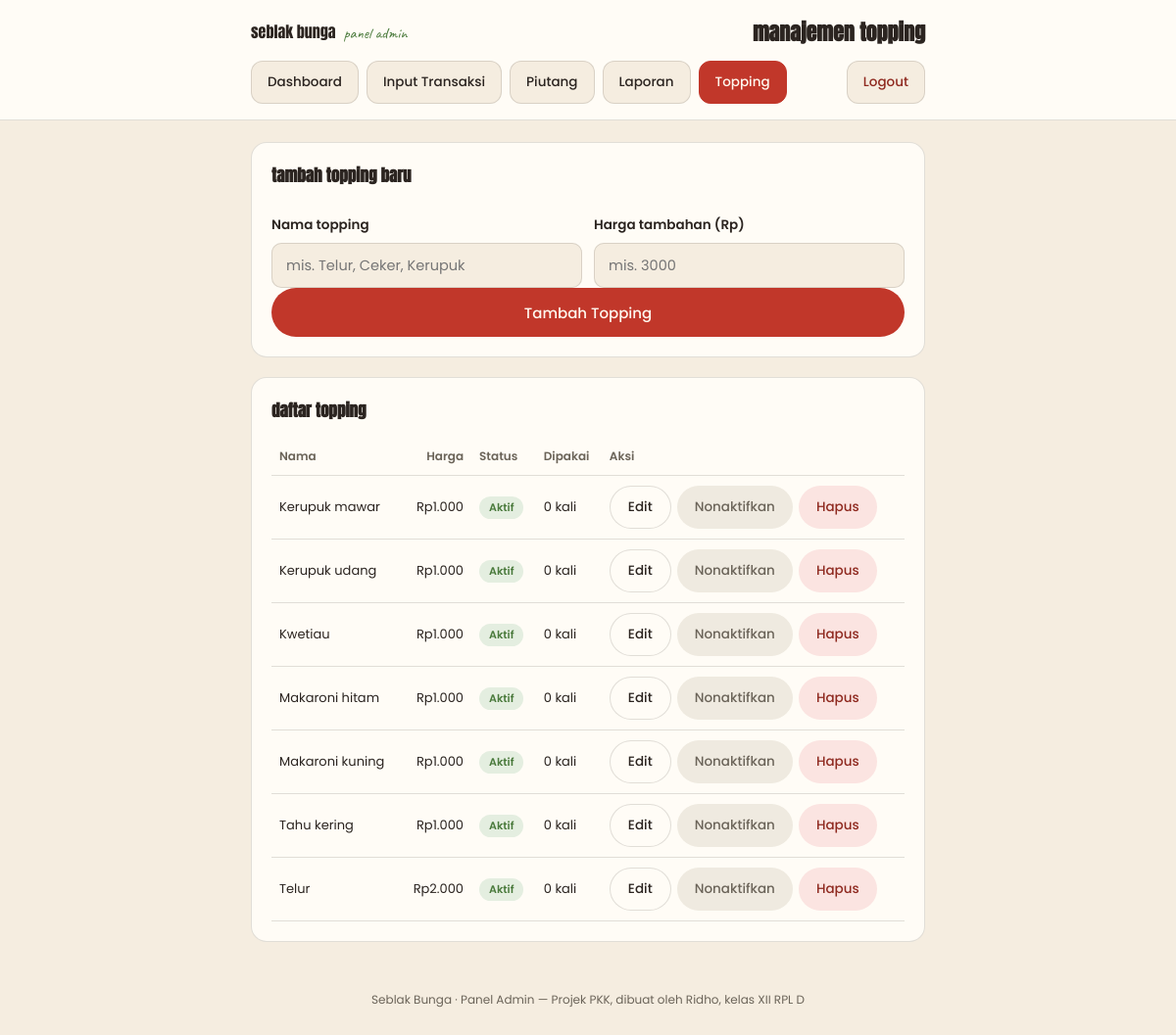
The app's page /admin/topping.php (signed in) with its own data.
### tables this page shows
CREATE TABLE `topping` (
  `id` int(11) NOT NULL AUTO_INCREMENT,
  `nama_topping` varchar(50) NOT NULL,
  `harga_tambahan` int(11) NOT NULL,
  `status_aktif` tinyint(1) NOT NULL DEFAULT 1,
  PRIMARY KEY (`id`)
);

### admin/topping.php (the view, shortened to what this page needs)
<?php
require_once '../config/database.php';
$editTopping = null;
$stmt = $pdo->query("
    SELECT tp.id, tp.nama_topping, tp.harga_tambahan, tp.status_aktif,
           COUNT(dt.id) AS jumlah_dipakai
    FROM topping tp
    LEFT JOIN transaksi_detail_topping dt ON dt.id_topping = tp.id
    GROUP BY tp.id, tp.nama_topping, tp.harga_tambahan, tp.status_aktif
    ORDER BY tp.nama_topping ASC
");
$toppings = $stmt->fetchAll();
require_once '../includes/admin-header.php';
?>
  <?php if ($editTopping): ?>
    <div class="card">
      <h2>edit topping</h2>
      <form method="POST" action="topping.php">
        <input type="hidden" name="csrf_token" value="<?= htmlspecialchars($_SESSION['csrf_token']) ?>">
        <input type="hidden" name="action" value="edit">
        <input type="hidden" name="id" value="<?= (int) $editTopping['id'] ?>">
        <div class="form-row">
          <div>
            <label>Nama topping</label>
            <input type="text" name="nama_topping" maxlength="50" required
                   value="<?= htmlspecialchars($editTopping['nama_topping']) ?>">
          </div>
          <div>
            <label>Harga tambahan (Rp)</label>
            <input type="number" name="harga_tambahan" min="0" step="1" required
                   value="<?= (int) $editTopping['harga_tambahan'] ?>">
          </div>
        </div>
        <button type="submit" class="btn-primary">Simpan Perubahan</button>
      </form>
      <a class="cancel-link" href="topping.php">← Batal, kembali ke daftar</a>
    </div>
  <?php else: ?>
    <div class="card">
      <h2>tambah topping baru</h2>
      <form method="POST" action="topping.php">
        <div class="form-row">
          <div>
            <label>Nama topping</label>
            <input type="text" name="nama_topping" maxlength="50" required placeholder="mis. Telur, Ceker, Kerupuk">
          </div>
          <div>
            <label>Harga tambahan (Rp)</label>
            <input type="number" name="harga_tambahan" min="0" step="1" required placeholder="mis. 3000">
          </div>
        </div>
        <button type="submit" class="btn-primary">Tambah Topping</button>
      </form>
    </div>
  <?php endif; ?>
  <div class="card">
    <h2>daftar topping</h2>
    <?php if (!$toppings): ?>
      <p class="empty-note">Belum ada topping. Tambahkan lewat form di atas.</p>
    <?php else: ?>
      <div class="table-scroll">
        <table>
          <thead>
            <tr><th>Nama</th><th class="num">Harga</th><th>Status</th><th>Dipakai</th><th>Aksi</th></tr>
          </thead>
          <tbody>
            <?php foreach ($toppings as $t): ?>
              <?php $aktif = (int) $t['status_aktif'] === 1; $dipakai = (int) $t['jumlah_dipakai']; ?>
              <tr>
                <td><?= htmlspecialchars($t['nama_topping']) ?></td>
                <td class="num">Rp<?= number_format((int) $t['harga_tambahan'], 0, ',', '.') ?></td>
                <td><span class="badge <?= $aktif ? 'badge-aktif' : 'badge-nonaktif' ?>"><?= $aktif ? 'Aktif' : 'Nonaktif' ?></span></td>
                <td><?= $dipakai ?> kali</td>
                <td>
                  <div class="aksi-cell">
                    <a class="btn btn-edit" href="topping.php?edit=<?= (int) $t['id'] ?>">Edit</a>
                    <form method="POST" action="topping.php">
                      <button type="submit" class="<?= $aktif ? 'btn-toggle-on' : 'btn-toggle-off' ?>">
                        <?= $aktif ? 'Nonaktifkan' : 'Aktifkan' ?>
                      </button>
                    </form>
                    <?php if ($dipakai === 0): ?>
                      <form method="POST" action="topping.php" onsubmit="return confirm('Hapus permanen topping ini? Aksi tidak bisa dibatalkan.');">
                        <button type="submit" class="btn-danger">Hapus</button>
                      </form>
                    <?php endif; ?>
                  </div>
                </td>
              </tr>
            <?php endforeach; ?>
          </tbody>
        </table>
      </div>
    <?php endif; ?>
  </div>
<?php require_once '../includes/admin-footer.php'; ?>

### records on screen
topping: nama_topping "Kerupuk mawar", harga_tambahan "1.000", status_aktif "Aktif", dipakai "0"
topping: nama_topping "Kerupuk udang", harga_tambahan "1.000", status_aktif "Aktif", dipakai "0"
topping: nama_topping "Kwetiau", harga_tambahan "1.000", status_aktif "Aktif", dipakai "0"
topping: nama_topping "Makaroni hitam", harga_tambahan "1.000", status_aktif "Aktif", dipakai "0"
topping: nama_topping "Makaroni kuning", harga_tambahan "1.000", status_aktif "Aktif", dipakai "0"
topping: nama_topping "Tahu kering", harga_tambahan "1.000", status_aktif "Aktif", dipakai "0"
topping: nama_topping "Telur", harga_tambahan "2.000", status_aktif "Aktif", dipakai "0"

### other values on screen
$page_title ?: 'admin' "manajemen topping"
